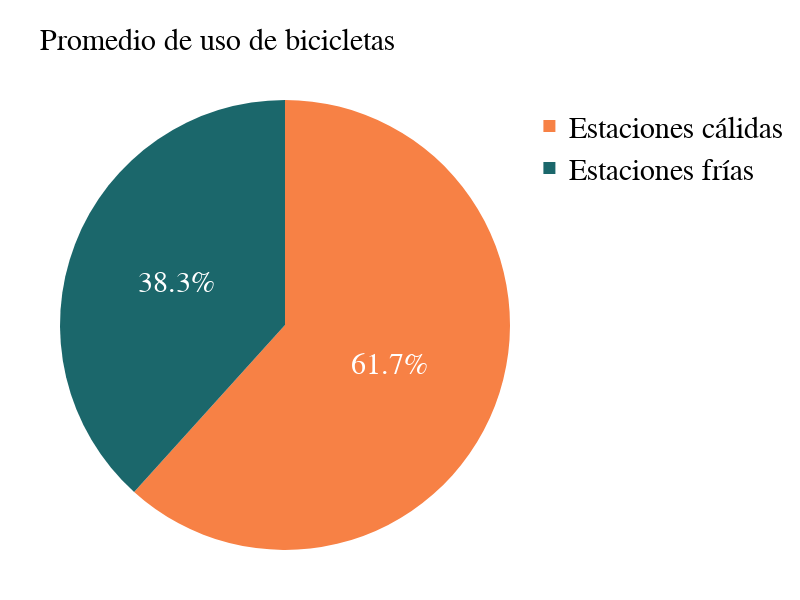

Notebook cell for this chart:
### Code cell
import plotly.express as px
import pandas as p

h1 = df2011.groupby('seasonteam')[['cnt']].sum().reset_index()
total_uso = df2011['cnt'].sum()
h1['porcentaje'] =  h1['cnt'] * 100 / total_uso

colors = {'calido': '#f78145', 'frio' : '#1b676b'}

# Crear el pie chart
fig = px.pie(h1, values='porcentaje', names=['Estaciones cálidas', 'Estaciones frías'],color='seasonteam',
                color_discrete_map=colors)

fig.update_layout(
    title_text='Promedio de uso de bicicletas',
    title_font=dict(size=30, color='black'),  # Ajustar el tamaño y color del título
    font=dict(family='Arial', size=30, color='black'),  # Ajustar el estilo de la letra
    width=800,  # Ajustar el ancho del gráfico
    height=600,  # Ajustar la altura del gráfico
    margin=dict(l=50, r=50, b=50, t=100),  # Ajustar los márgenes
)

fig.update_traces(textfont_color='white')

# Mostrar el gráfico
fig.show()

### Figure 1 — Plotly figure (JSON) as saved in the notebook; plotly's stock layout.template omitted (floating-point values rounded to 4 significant figures)
{"data": [{"customdata": [["calido"], ["frio"]], "domain": {"x": [0, 1], "y": [0, 1]}, "hovertemplate": "label=%{label}<br>porcentaje=%{value}<br>seasonteam=%{customdata[0]}<extra></extra>", "labels": ["Estaciones cálidas", "Estaciones frías"], "legendgroup": "", "marker": {"colors": ["#f78145", "#1b676b"]}, "name": "", "showlegend": true, "textfont": {"color": "white"}, "type": "pie", "values": [61.7, 38.3]}], "layout": {"font": {"color": "black", "family": "Arial", "size": 30}, "height": 600, "legend": {"tracegroupgap": 0}, "margin": {"b": 50, "l": 50, "r": 50, "t": 100}, "title": {"font": {"color": "black", "size": 30}, "text": "Promedio de uso de bicicletas"}, "width": 800}}
